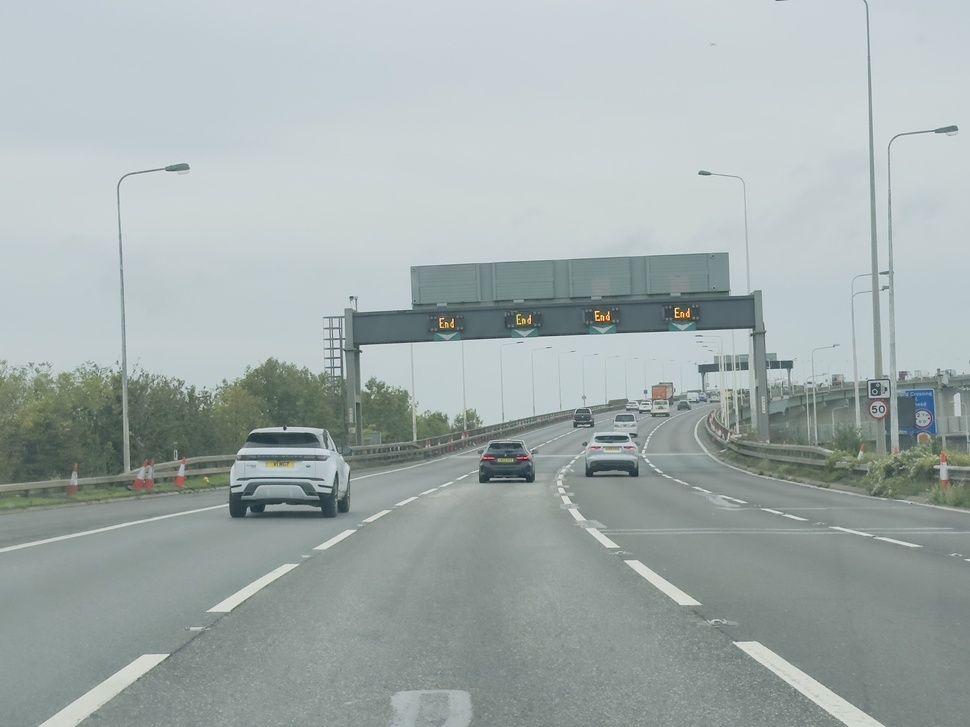
#> input picture IMG_4089.jpg, 970 x 727 px, shrunk from 4032 x 3024 before the run, found by its file name
$ python LaneLine.py
#> lines starting #> are read from the running program, lines starting #| are printed output that depends on the picture; after the words box and inside, x2 and y2 are one past the last pixel; in counts of white or black regions, pixels touching at a corner belong together
import matplotlib.pyplot as plt
import matplotlib.image as mpimg
import numpy as np
import cv2

def calculate_fit(x1, x2, y1, y2):
    return np.polyfit((x1, x2), (y1, y2), 1)

def canny_edge_detection(image):
    gray = cv2.cvtColor(image, cv2.COLOR_RGB2GRAY)
    if len(gray.shape) != 2:
        raise ValueError("Image needs to be grayscale for Canny edge detection.")
    if gray.dtype != np.uint8:
        gray = np.uint8(gray / np.max(gray) * 255)
    kernel_size = 5
    blur_gray = cv2.GaussianBlur(gray, (kernel_size, kernel_size), 0)
    binary_img = cv2.adaptiveThreshold(blur_gray, 255, cv2.ADAPTIVE_THRESH_GAUSSIAN_C,
                                       cv2.THRESH_BINARY_INV, 11, 2)
    low_threshold = 50
    high_threshold = 150
    edges = cv2.Canny(binary_img, low_threshold, high_threshold)
    edges[edges > 0] = 255
    return edges

# [9 lines left out: function adjust_night_vision, not called in this run]

def determine_day_or_night(image):
    gray = cv2.cvtColor(image, cv2.COLOR_RGB2GRAY)
    average_brightness = np.mean(gray)
    brightness_threshold = 100
    return average_brightness > brightness_threshold

def adjust_roi_for_day(image):
    ysize = image.shape[0]
    xsize = image.shape[1]
    left_bottom = [1, ysize]
    right_bottom = [xsize, ysize]
    left_top = [xsize * 0.45, ysize * 0.6]
    right_top = [xsize * 0.55, ysize * 0.6]
    return left_bottom, right_bottom, left_top, right_top

# [8 lines left out: function adjust_roi_for_night, not called in this run]

def process_image(image_path):
#> called with image_path = '/content/IMG_4089.jpg'
    image = mpimg.imread(image_path)
#> image is the input picture: shape (727, 970, 3); mean R, G, B 162.4, 173, 171.9
    original_image = np.copy(image)
    is_day = determine_day_or_night(image)
#> in determine_day_or_night, `average_brightness = np.mean(gray)`: average_brightness = 169.6
#> is_day = True
    if is_day:
        left_bottom, right_bottom, left_top, right_top = adjust_roi_for_day(image)
#> left_bottom = [1, 727]; right_bottom = [970, 727]; left_top = [436.5, 436.2]; right_top = [533.5, 436.2]
    else:
        image = adjust_night_vision(image)
        left_bottom, right_bottom, left_top, right_top = adjust_roi_for_night(image)
    ysize = image.shape[0]
    xsize = image.shape[1]
    color_select = np.copy(image)
    line_image = np.copy(image)
    red_threshold = 200
    green_threshold = 200
    blue_threshold = 200
    rgb_threshold = [red_threshold, green_threshold, blue_threshold]
    thresholds = (image[:,:,0] < rgb_threshold[0]) | \
                 (image[:,:,1] < rgb_threshold[1]) | \
                 (image[:,:,2] < rgb_threshold[2])
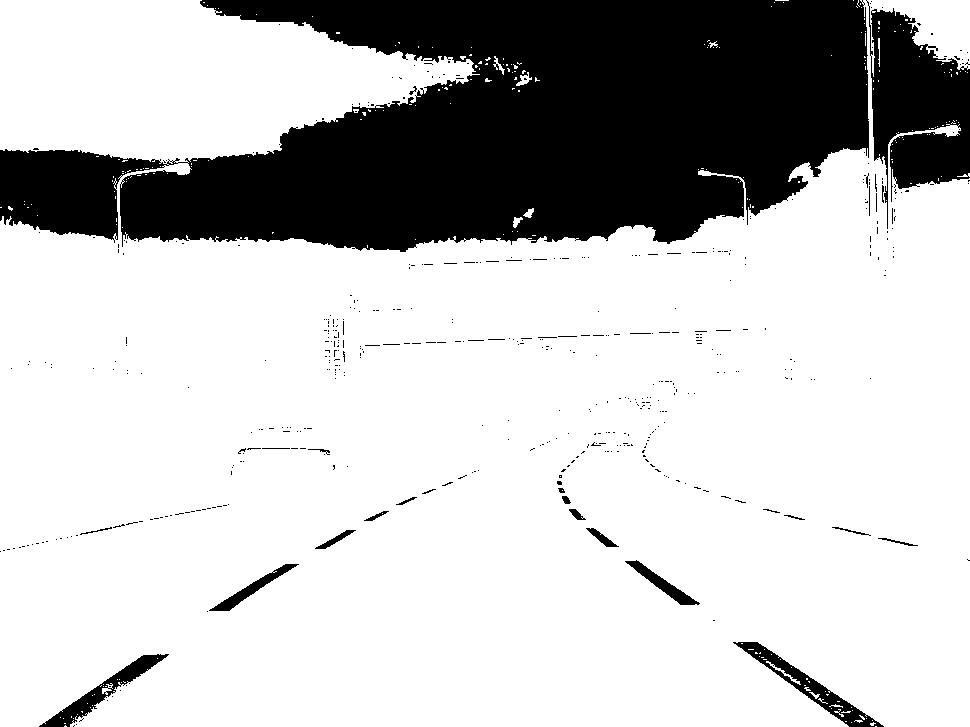
#> thresholds: shape (727, 970) bool; 76.6% white; 484 black regions (457 under 20 px), largest, box (x1, y1, x2, y2) and area: (0, 0, 869, 252) 143478, (866, 0, 970, 229) 13290, (733, 642, 884, 727) 2232
    color_select[thresholds] = [0, 0, 0]
    plt.imshow(color_select)
    plt.title(f"Color Selection for {image_path}")
    plt.show()
    edges = canny_edge_detection(image)
#> in canny_edge_detection, `binary_img = cv2.adaptiveThreshold(blur_gray, 255, cv2.ADAPTIVE_THRESH..`:
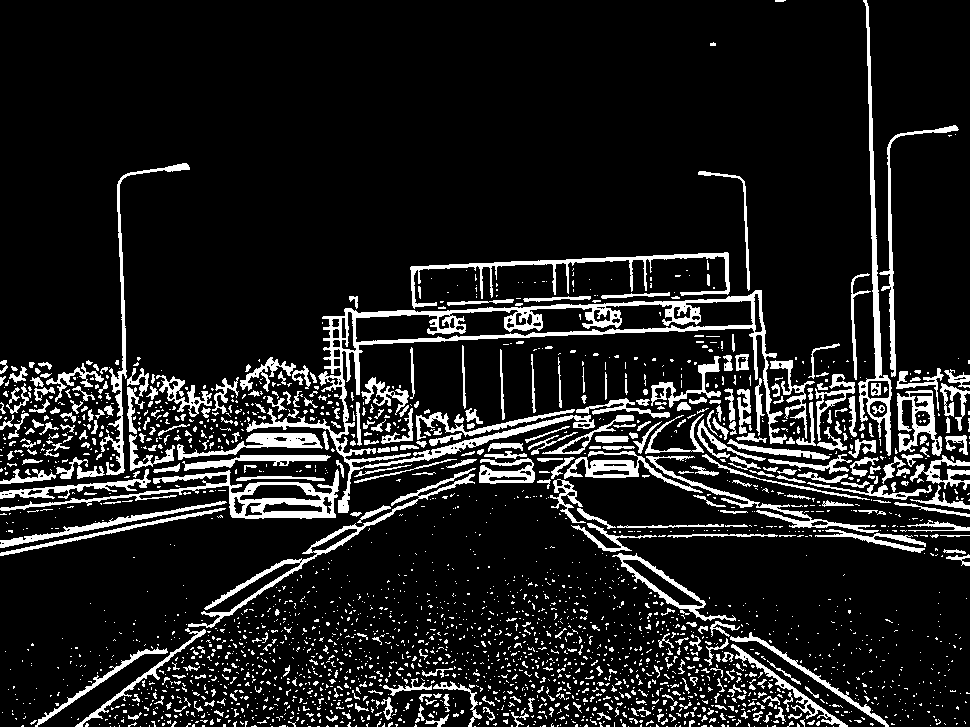
#> binary_img: shape (727, 970); 12.2% white; 2662 white regions (2246 under 20 px), largest, box (x1, y1, x2, y2) and area: (246, 290, 787, 513) 10302, (0, 469, 339, 519) 3368, (858, 0, 892, 456) 2558
    plt.imshow(edges, cmap='Greys_r')
    plt.title(f"Canny Edge Detection for {image_path}")
    plt.show()
    # Create the mask for the region of interest
    region_mask = np.zeros_like(image)
    cv2.fillPoly(region_mask, np.int32([[
        left_bottom,
        left_top,
        right_top,
        right_bottom
    ]]), (255, 255, 255))
#> region_mask: shape (727, 970, 3); 22% white; 1 white region, box (x1, y1, x2, y2) and area: (2, 436, 970, 727) 155249
    masked_image = cv2.bitwise_and(original_image, region_mask)
    plt.imshow(masked_image)
    plt.title("Region of Interest Masked Image")
    plt.show()
    # Shifting the top vertices closer to the center to reduce the diameter
    left_bottom = [0, ysize]
    right_bottom = [xsize, ysize]
    left_top = [xsize*0.45, ysize*0.6]  # Adjusted from 0.4 to 0.45
    right_top = [xsize*0.55, ysize*0.6]  # Adjusted from 0.6 to 0.55

      # Four sides of trapezoid using optimized calculate_fit function
    fit_left = calculate_fit(left_bottom[0], left_top[0], left_bottom[1], left_top[1])
    fit_right = calculate_fit(right_bottom[0], right_top[0], right_bottom[1], right_top[1])
    fit_bottom = calculate_fit(left_bottom[0], right_bottom[0], left_bottom[1], right_bottom[1])
    fit_top = calculate_fit(left_top[0], right_top[0], left_top[1], right_top[1])

    # Create meshgrid
    XX, YY = np.meshgrid(np.arange(0, xsize), np.arange(0, ysize))

    # Mask pixels for the green continuous lane lines (as before)
    region_thresholds = (YY > (XX*fit_left[0] + fit_left[1])) & \
                        (YY > (XX*fit_right[0] + fit_right[1])) & \
                        (YY < (XX*fit_bottom[0] + fit_bottom[1])) & \
                        (YY > (XX*fit_top[0] + fit_top[1]))

    line_image[~thresholds & region_thresholds] = [0, 255, 0]

    # Mask the region of interest on the image
    region_select = np.copy(line_image)
    region_select[~region_thresholds] = [0, 0, 0]
 # Plot the ROI with adjusted vertices
    plt.imshow(image)
    x = [left_bottom[0], right_bottom[0], right_top[0], left_top[0], left_bottom[0]]
    y = [left_bottom[1], right_bottom[1], right_top[1], left_top[1], left_bottom[1]]
    plt.plot(x, y, 'r--', lw=4)
    plt.title("Adjusted Region Of Interest")
    plt.show()
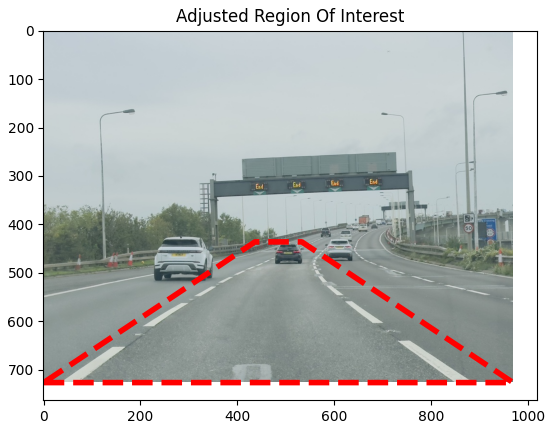
#> figure drawn by matplotlib, 1 panel

    plt.imshow(line_image)
    plt.title(f"Region Masked Image [Lane Lines in Green] for {image_path}")
    plt.show()
    # Convert only the green lanes to grayscale
    green_lanes = np.copy(line_image)
    green_lanes[(green_lanes[:, :, 0] != 0) | (green_lanes[:, :, 1] != 255) | (green_lanes[:, :, 2] != 0)] = [0, 0, 0]
    gray = cv2.cvtColor(green_lanes, cv2.COLOR_RGB2GRAY)
#> gray: shape (727, 970); values 0 (black) and 150 (white), 0.91% white; 37 white regions (25 under 20 px), largest, box (x1, y1, x2, y2) and area: (733, 642, 884, 727) 2232, (39, 654, 169, 727) 1815, (209, 564, 299, 611) 790

    # Apply Gaussian blur
    blurred_gray = cv2.GaussianBlur(gray, (5, 5), 0)
   # Adjusted Canny edge detection
    edges = cv2.Canny(blurred_gray, 50, 150)
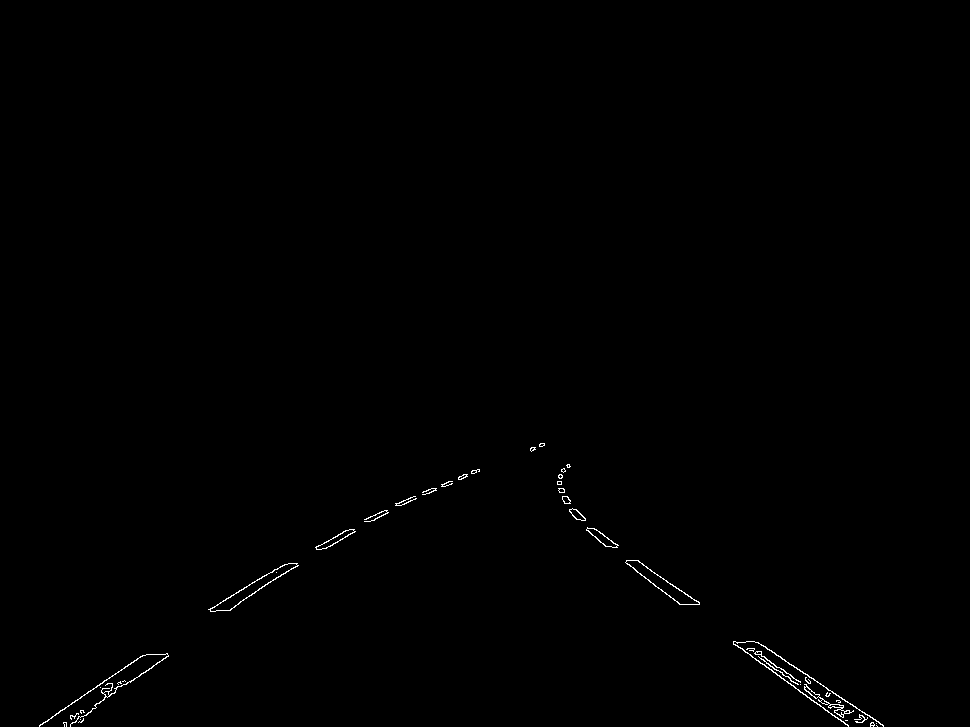
#> edges: shape (727, 970); 0.34% white in thin lines or dots, all inside (x1, y1, x2, y2) = (39, 443, 884, 727)
# HoughLinesP parameters
    rho = 1
    theta = np.pi / 180
    threshold = 30  # Adjusted as needed
    min_line_length = 10
    max_line_gap = 10

    lines = cv2.HoughLinesP(edges, rho, theta, threshold, np.array([]), min_line_length, max_line_gap)
#> lines = 49 rows, first 6: [733, 642, 848, 726], [636, 560, 699, 602], [789, 664, 883, 725], [738, 642, 846, 720], [39, 725, 143, 655], [741, 642, 819, 695]

    # Create an empty mask to draw lines
    line_mask = np.zeros_like(image)

    if lines is not None:
        for line in lines:
            for x1, y1, x2, y2 in line:
                cv2.line(line_mask, (x1, y1), (x2, y2), (0, 255, 0), 15)  # Red color, increased thickness
#> this loop made 49 passes
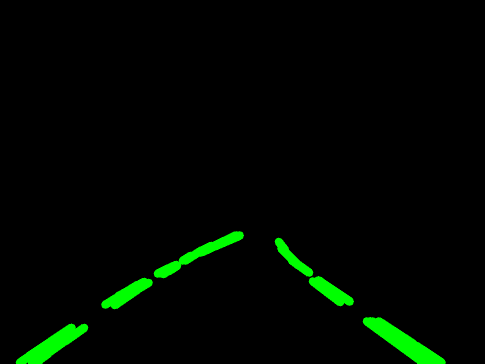
#> line_mask: shape (727, 970, 3) (shown at 1/2 size); mean of channels 0, 1, 2 0, 7.3, 0; drawn as R, G, B
    else:
        print(f"No lines were detected in {image_path}")

    # Dilate the mask to fill gaps
    kernel = np.ones((20, 20), np.uint8)  # Increased kernel size
    dilated_mask = cv2.dilate(line_mask, kernel, iterations=1)

    # Adjust the blending weights to make the lines more prominent
    result_image = cv2.addWeighted(image, 1, dilated_mask, 1, 0)
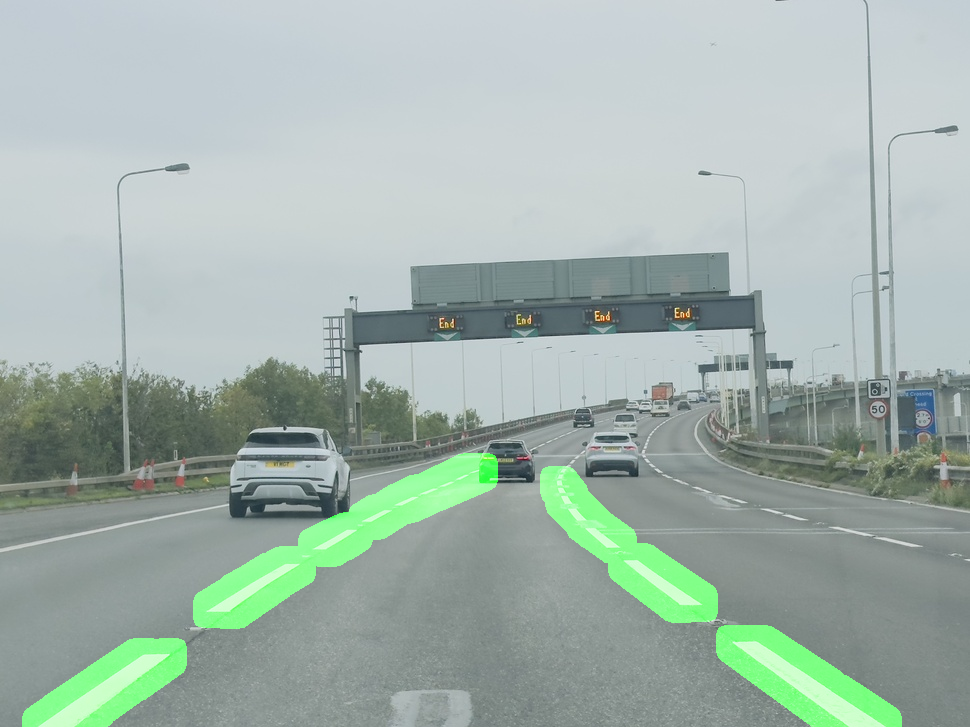
#> result_image: shape (727, 970, 3); mean R, G, B 162.4, 179, 171.9

    plt.imshow(result_image)
    plt.title(f"Hough Transform for {image_path}")
    plt.show()
# List of image paths. Replace these with your paths
image_paths = ['/content/IMG_4089.jpg']

# Process each image
for img_path in image_paths:
    process_image(img_path)

$ run again, with IMG_4090.jpg copied over IMG_4089.jpg
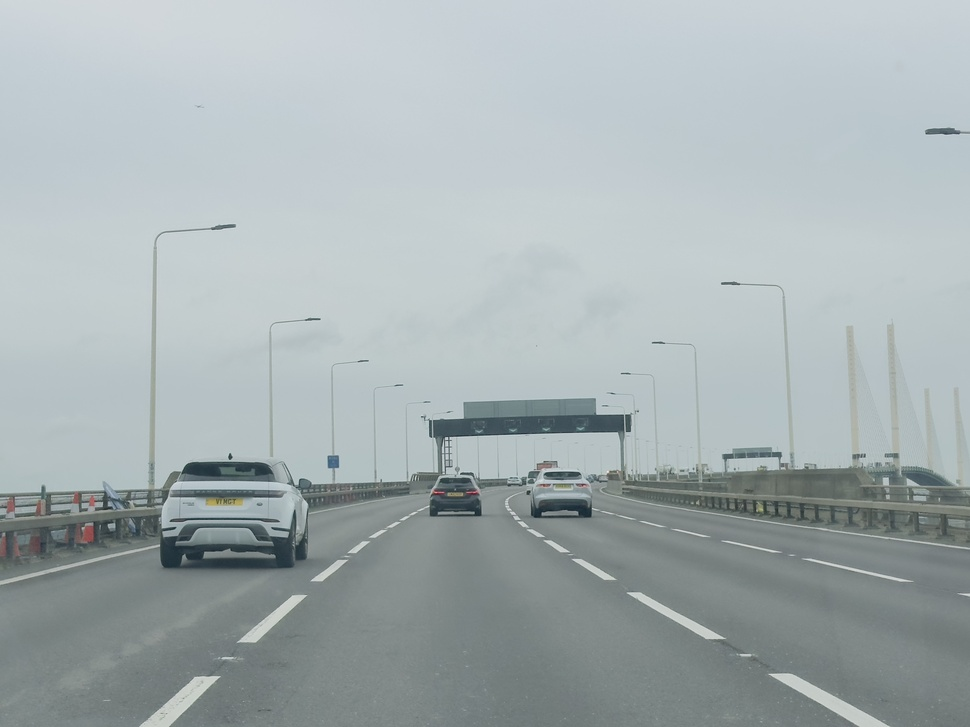
#> input picture IMG_4090.jpg, 970 x 727 px, shrunk from 4032 x 3024 before the run, found by its file name
#> in process_image, image is the input picture: shape (727, 970, 3); mean R, G, B 166, 176, 177.9
#> average_brightness = 173.1
#> is_day = True
#> in process_image, `left_bottom, right_bottom, left_top, right_top = adjust_roi_for_day(im..`: left_bottom = [1, 727]; right_bottom = [970, 727]; left_top = [436.5, 436.2]; right_top = [533.5, 436.2]
#> in process_image, `thresholds = (image[:,:,0] < rgb_threshold[0]) | \ (image[:,:,1] < rgb..`:
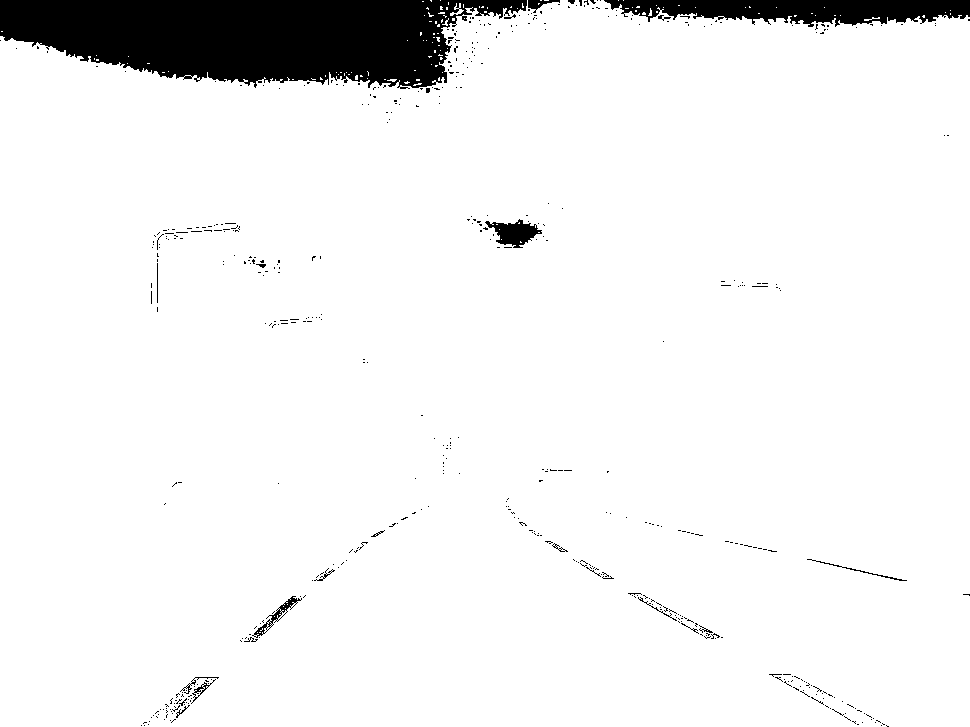
#> thresholds: shape (727, 970) bool; 93.9% white; 518 black regions (497 under 20 px), largest, box (x1, y1, x2, y2) and area: (0, 0, 527, 89) 32941, (604, 0, 970, 27) 6649, (485, 219, 542, 248) 848
#> binary_img: shape (727, 970); 7.1% white; 1013 white regions (889 under 20 px), largest, box (x1, y1, x2, y2) and area: (273, 398, 741, 561) 5749, (0, 500, 302, 580) 5330, (602, 485, 970, 547) 3994
#> region_mask: shape (727, 970, 3); 22% white; 1 white region, box (x1, y1, x2, y2) and area: (2, 436, 970, 727) 155249
#> lines = 78 rows, first 6: [638, 592, 723, 637], [773, 673, 832, 708], [768, 675, 826, 708], [172, 722, 218, 678], [664, 609, 722, 638], [628, 592, 713, 639]
#> the loop in process_image, `for line in lines:` made 78 passes
#> in process_image, `result_image = cv2.addWeighted(image, 1, dilated_mask, 1, 0)`:
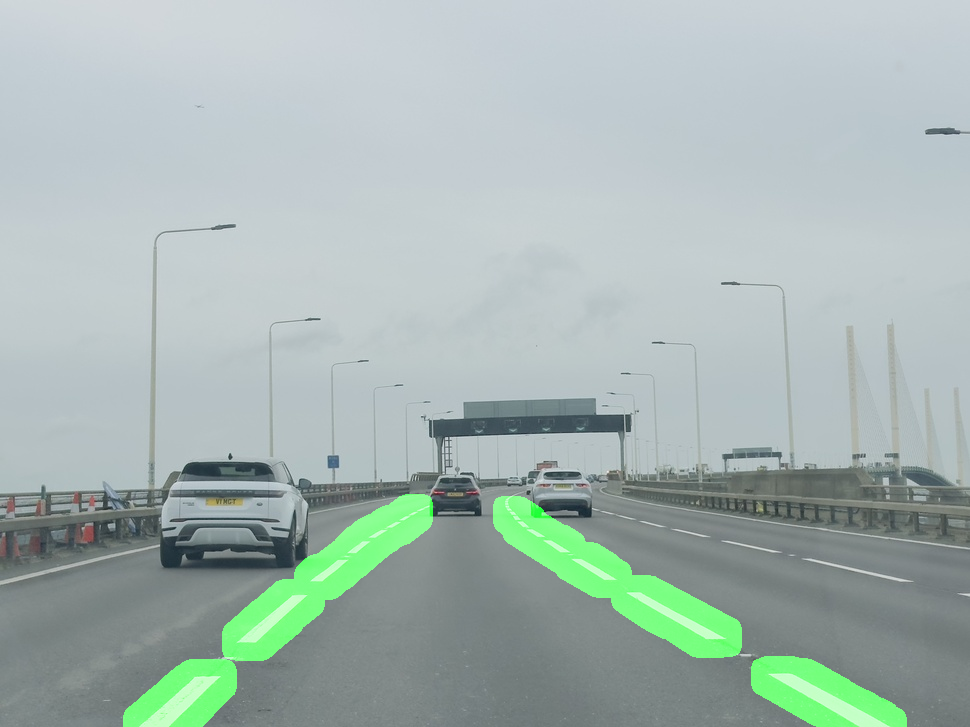
#> result_image: shape (727, 970, 3); mean R, G, B 166, 182, 177.9
